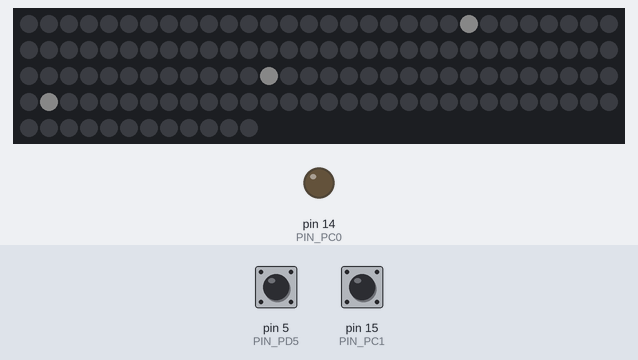
Simulated run of this sketch. Board: Arduino Uno, built with avr-gcc and run on an emulated ATmega328P. Parts: 132 RGB LEDs in strip order, left to right, continuing on the next row, output pins drawn as LEDs (lit = HIGH). Inputs (shaded band) come from the test bench; at power-on: pin 5 (PIN_PD5) HIGH, pin 15 (PIN_PC1) HIGH. Dim RGB values are drawn brighter than linear; the local clock reads 2024-03-15 10:24:30 at power-on unless the sketch sets it; random numbers use the default seed unless the sketch sets one; what the sketch prints to the serial monitor is not drawn.

Above: at 4.4 s.
4.5 s: pin 5 (PIN_PD5) pulled LOW for 0.15 s
5.2 s: pin 5 (PIN_PD5) pulled LOW for 1 s
At 5.9 s:
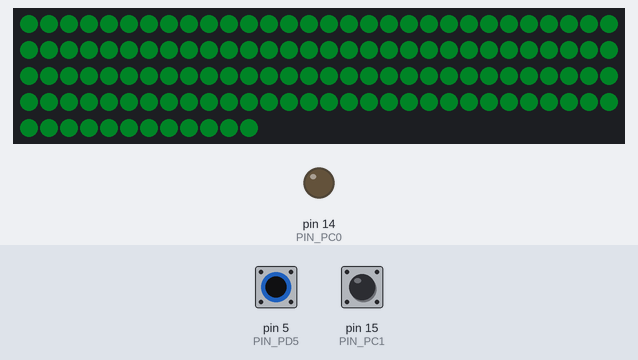
6.8 s: pin 15 (PIN_PC1) pulled LOW for 0.15 s
At 9.36 s:
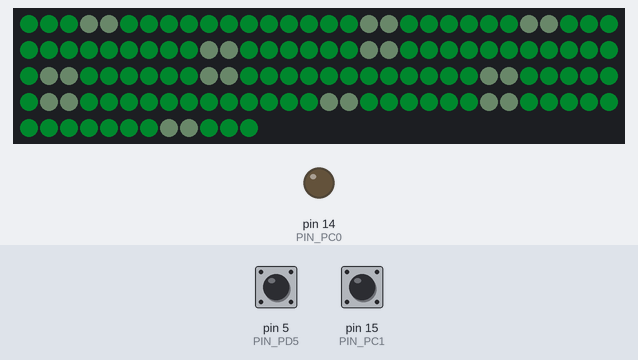
9.9 s: pin 5 (PIN_PD5) pulled LOW for 0.15 s
At 10.42 s:
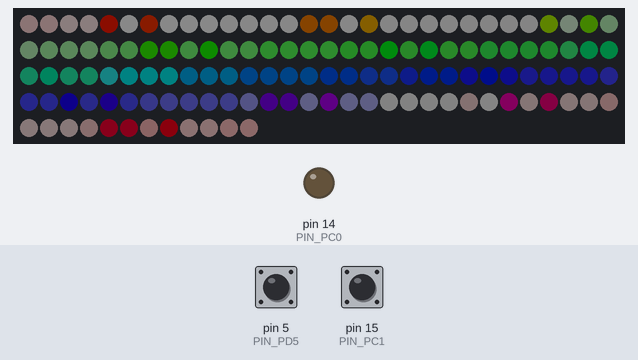
10.6 s: pin 15 (PIN_PC1) pulled LOW for 1 s
At 11.42 s:
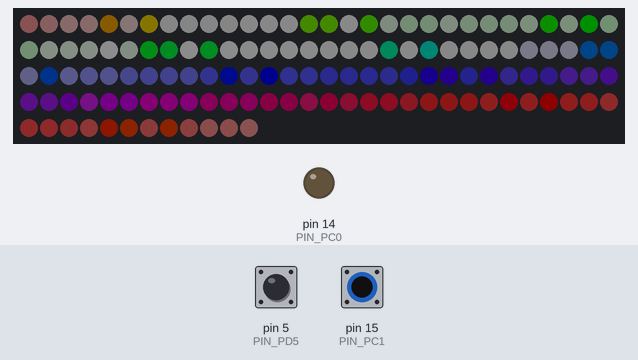
12.2 s: pin 15 (PIN_PC1) pulled LOW for 0.15 s
At 12.76 s:
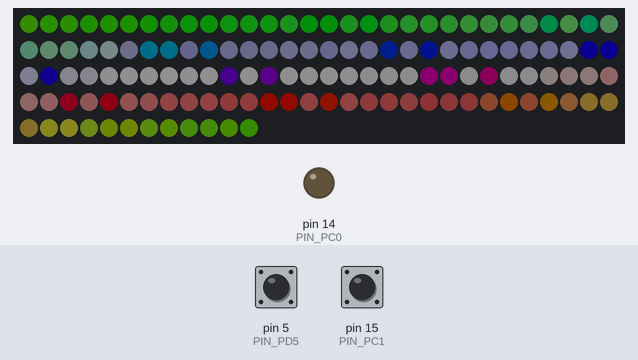
Timing chart, 0 to 15.2 s (numbered marks = the images above; inputs shaded):
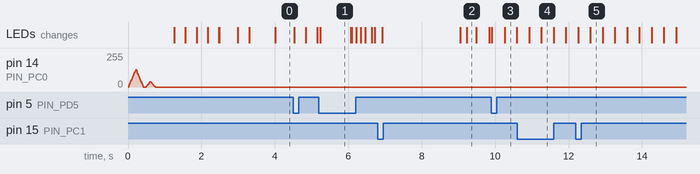

The sketch:

led_clock.ino
```cpp
/*
  LED Clock

  Steven Keyes

  This is firmware for a LED clock.
*/

#include <Adafruit_NeoPixel.h>
#include "src/RTClib/RTClib.h"

// Set the debouncing strategy to be "Lock Out" (i.e. register a button press immediately,
// and then wait a cool-down period for subsequent presses), seems good experimentally
#define BOUNCE_LOCK_OUT
// Strangly, this file must be inclueded here even though it is only used in input_buttons.ino;
// a quirk of Arduino
#include "src/Bounce2/src/Bounce2.h"

// Pin Defines
#define PIN_PC0 (14)
#define PIN_PC1 (15)
#define PIN_PC2 (16)
#define PIN_PD5 (5)

// Pin Definitions
#define POWER_LED_ENABLE PIN_PC0
#define MANDALA_DATA     PIN_PC2
#define INPUT_BUTTON_1   PIN_PC1
#define INPUT_BUTTON_2   PIN_PD5

Adafruit_NeoPixel led_array = Adafruit_NeoPixel(11 * 12, MANDALA_DATA, NEO_GRB + NEO_KHZ800);

RTC_DS3231 rtc;


// the setup function runs once when you press reset or power the board
void setup() {
  power_led_init(POWER_LED_ENABLE);

  init_brightness_button(INPUT_BUTTON_1);
  init_pattern_button(INPUT_BUTTON_2);

  Serial.begin(9600);

  power_led_heartbeat(POWER_LED_ENABLE);

  delay(500); // wait for console opening

  if (! rtc.begin()) {
    Serial.println("Couldn't find RTC");
  }
  else {
    Serial.println("Found RTC");
  }

  if (rtc.lostPower()) {
    Serial.println("RTC lost power, lets set the time!");
    // The following line sets the RTC to the date & time this sketch was compiled
    rtc.adjust(DateTime(F(__DATE__), F(__TIME__)));
  }

  led_array.begin();

  led_array.fill(led_array.Color(0, 0, 0));
  led_array.show();

  run_color_wipe(led_array, led_array.Color(4, 4, 4), 4);

  delay(500);

  led_array.fill(led_array.Color(0, 0, 0));
  led_array.show();

  delay(300);
}

#define MAX_BRIGHTNESS 30
#define MAX_BRIGHTNESS_LEVEL 10
#define NUM_PATTERNS 5

void loop() {
  // Check buttons
  int brightness_button_status = get_brightness_button_status();
  int pattern_button_status = get_pattern_button_status();

  static int brightness_level = 3;
  static bool brightness_level_increasing = true;

  if (brightness_button_status) {
    if (brightness_level_increasing) {
      brightness_level += 1;
      if (brightness_level == MAX_BRIGHTNESS_LEVEL) {
        brightness_level = MAX_BRIGHTNESS_LEVEL - 2;
        brightness_level_increasing = false;
      }
    }
    else {
      brightness_level -= 1;
      if (brightness_level == 0) {
        brightness_level = 2;
        brightness_level_increasing = true;
      }
    }
  }

  static int pattern_index = 0;

  if (pattern_button_status) {
    pattern_index = (pattern_index + 1) % NUM_PATTERNS;
  }

  // Run Pattern
  if (brightness_level != 0) {
    DateTime now = rtc.now();

    // The rtc doesn't track milliseconds, so estimate it using the system clock
    uint16_t now_ms = get_now_ms(now);

    switch (pattern_index)
    {
      case 0:
        show_basic_clock_frame(led_array, brightness_level, now);
        break;
      case 1:
        show_sparkle_frame(led_array, brightness_level, now);
        break;
      case 2:
        show_slow_rainbow_frame(led_array, brightness_level, now, now_ms);
        break;
      case 3:
        show_rainbow_cycle_frame(led_array, brightness_level, now, now_ms);
        break;
      case 4:
        show_red_pulse_clock_frame(led_array, brightness_level, now, now_ms);
        break;
      default:
        // Should never get here
        break;
    }
  }
}
```

input_buttons.ino
```cpp
/*
  Steven Keyes

  Helper functions for debouncing and reading the input buttons
*/

Bounce brightness_button = Bounce();
Bounce pattern_button = Bounce();

/*
  Generic and specific functions to initialize the input buttons.
*/
void init_input_button(uint8_t input_button_pin, Bounce &debouncer){
  // Set the internal pullup and associate the pin with the debouncer object
  debouncer.attach(input_button_pin, INPUT_PULLUP);

  // Set the debouncing interval (in ms), determined experimentally
  debouncer.interval(5);
}

void init_brightness_button(uint8_t brightness_button_pin) {
  init_input_button(brightness_button_pin, brightness_button);
}

void init_pattern_button(uint8_t pattern_button_pin) {
  init_input_button(pattern_button_pin, pattern_button);
}

/*
  Generic and specific functions to get the status of an input button; returns 1 if the button
  has been pressed, otherwise 0.
*/
uint8_t get_button_status(Bounce &debouncer) {
  debouncer.update();

  return debouncer.fell();
}

uint8_t get_brightness_button_status(){
  return get_button_status(brightness_button);
}

uint8_t get_pattern_button_status(){
  return get_button_status(pattern_button);
}
```

led_patterns.ino
```cpp
/*
  Steven Keyes

  Helper functions for LED patterns
*/

const uint8_t big_tip_dots[] = {10, 32, 54, 76, 98, 120};

const uint8_t little_tip_dots[] = {15, 37, 59, 81, 103, 125};

const uint8_t tip_dots[] = {10, 15, 32, 37, 54, 59, 76, 81, 98, 103, 120, 125};

const uint8_t left_pointing_edges[] = {10, 11, 12, 13, 16, 18, 19, 20, 21, 32, 33, 34, 35, 38, 40, 41, 42, 43, 54, 55, 56, 57, 60, 62, 63, 64, 65, 76, 77, 78, 79, 82, 84, 85, 86, 87, 98, 99, 100, 101, 104, 106, 107, 108, 109, 120, 121, 122, 123, 126, 128, 129, 130, 131};

const uint8_t right_pointing_edges[] = {0, 1, 2, 3, 5, 7, 8, 9, 10, 22, 23, 24, 25, 27, 29, 30, 31, 32, 44, 45, 46, 47, 49, 51, 52, 53, 54, 66, 67, 68, 69, 71, 73, 74, 75, 76, 88, 89, 90, 91, 93, 95, 96, 97, 98, 110, 111, 112, 113, 115, 117, 118, 119, 120};

const uint8_t outside_edge[] = {6, 7, 8, 9, 10, 11, 12, 13, 14, 15, 28, 29, 30, 31, 32, 33, 34, 35, 36, 37, 50, 51, 52, 53, 54, 55, 56, 57, 58, 59, 72, 73, 74, 75, 76, 77, 78, 79, 80, 81, 94, 95, 96, 97, 98, 99, 100, 101, 102, 103, 116, 117, 118, 119, 120, 121, 122, 123, 124, 125};

const uint8_t middle_circle[] = {3, 4, 17, 18, 25, 26, 39, 40, 47, 48, 61, 62, 69, 70, 83, 84, 91, 92, 105, 106, 113, 114, 127, 128};

const uint8_t big_leaves[] = {0, 1, 2, 3, 5, 7, 8, 9, 10, 11, 12, 13, 16, 18, 19, 20, 21, 22, 23, 24, 25, 27, 29, 30, 31, 32, 33, 34, 35, 38, 40, 41, 42, 43, 44, 45, 46, 47, 49, 51, 52, 53, 54, 55, 56, 57, 60, 62, 63, 64, 65, 66, 67, 68, 69, 71, 73, 74, 75, 76, 77, 78, 79, 82, 84, 85, 86, 87, 88, 89, 90, 91, 93, 95, 96, 97, 98, 99, 100, 101, 104, 106, 107, 108, 109, 110, 111, 112, 113, 115, 117, 118, 119, 120, 121, 122, 123, 126, 128, 129, 130, 131};

const uint8_t little_leaves[] = {6, 14, 15, 28, 36, 37, 50, 58, 59, 72, 80, 81, 94, 102, 103, 116, 124, 125};

const uint8_t inner_circle[] = {0, 21, 22, 43, 44, 65, 66, 87, 88, 109, 110, 131};

void run_color_wipe(Adafruit_NeoPixel &led_array, uint32_t c, uint8_t wait) {
  for (uint16_t pixel_index = 0; pixel_index < led_array.numPixels(); pixel_index++) {
    led_array.setPixelColor(pixel_index, c);
    led_array.show();
    delay(wait);
  }
}

void run_solid(Adafruit_NeoPixel &led_array, const uint8_t *pixel_subset, uint8_t pixel_subset_len, uint32_t c) {
  led_array.fill(led_array.Color(0, 0, 0));
  for (uint8_t i = 0; i < pixel_subset_len; i++) {
    uint8_t pixel_index = pixel_subset[i];
    led_array.setPixelColor(pixel_index, c);
  }
  led_array.show();
}

void run_pattern(Adafruit_NeoPixel &led_array) {
  run_solid(led_array, big_tip_dots, sizeof(big_tip_dots), led_array.Color(4, 4, 4));
}

void show_basic_clock_frame(Adafruit_NeoPixel &led_array, uint8_t brightness_level, DateTime now)
{
  uint16_t unnormalized_brightness_val = brightness_level * MAX_BRIGHTNESS;
  uint8_t brightness_val = unnormalized_brightness_val / MAX_BRIGHTNESS_LEVEL;

  led_array.fill(led_array.Color(0, 0, 0));

  // Show the hour on the little circle
  uint8_t hour_pixel_index = (now.hour() % 12) * sizeof(inner_circle) / 12;
  hour_pixel_index = sizeof(inner_circle) - 1 - hour_pixel_index;
  hour_pixel_index = (hour_pixel_index + sizeof(inner_circle) + 1) % sizeof(inner_circle);
  led_array.setPixelColor(inner_circle[hour_pixel_index], led_array.Color(brightness_val, brightness_val, brightness_val));

  // Show the minute on the middle circle
  uint8_t minute_pixel_index = now.minute() * sizeof(middle_circle) / 60;
  minute_pixel_index = sizeof(middle_circle) - 1 - minute_pixel_index;
  minute_pixel_index = (minute_pixel_index + sizeof(middle_circle) + 2) % sizeof(middle_circle);
  led_array.setPixelColor(middle_circle[minute_pixel_index], led_array.Color(brightness_val, brightness_val, brightness_val));

  // Show the second on the outline
  uint8_t second_pixel_index = now.second() * sizeof(outside_edge) / 60;
  second_pixel_index = sizeof(outside_edge) - 1 - second_pixel_index;
  second_pixel_index = (second_pixel_index + sizeof(outside_edge) + 5) % sizeof(outside_edge);
  led_array.setPixelColor(outside_edge[second_pixel_index], led_array.Color(brightness_val, brightness_val, brightness_val));

  led_array.show();
}

#define DECREMENT_AMOUNT (1)

void show_sparkle_frame(Adafruit_NeoPixel &led_array, uint8_t brightness_level, DateTime now)
{
  // Every time a frame of this pattern occurs, each LED has a low probability of illuminating

  for (uint8_t pixel_index = 0; pixel_index < led_array.numPixels(); pixel_index++) {
    uint32_t current_color = led_array.getPixelColor(pixel_index);
    if (random(200) > 197) {
      led_array.setPixelColor(pixel_index, led_array.Color(brightness_level, brightness_level, brightness_level));
    }
    else {
      uint8_t r = (uint8_t)(current_color >> 16);
      uint8_t g = (uint8_t)(current_color >> 8);
      uint8_t b = (uint8_t) current_color;
      if (r > DECREMENT_AMOUNT) {
        r -= DECREMENT_AMOUNT;
      }
      else {
        r = 0;
      }
      if (g > DECREMENT_AMOUNT) {
        g -= DECREMENT_AMOUNT;
      }
      else {
        g = 0;
      }
      if (b > DECREMENT_AMOUNT) {
        b -= DECREMENT_AMOUNT;
      }
      else {
        b = 0;
      }
      led_array.setPixelColor(pixel_index, led_array.Color(r, g, b));

    }
  }
  led_array.show();
}

// Input a value 0 to 3 * brightness_val to get a color value.
// The colours are a transition r - g - b - back to r.
uint32_t wheel(Adafruit_NeoPixel &led_array, uint16_t wheel_pos, uint8_t brightness_val) {
  uint8_t r, g, b;
  wheel_pos = 3 * brightness_val - wheel_pos;
  if (wheel_pos < brightness_val) {
    r = brightness_val - wheel_pos;
    g = 0;
    b = wheel_pos;
    return led_array.Color(r, g, b);
  }
  if (wheel_pos < 2 * brightness_val) {
    wheel_pos -= brightness_val;
    r = 0;
    g = wheel_pos;
    b = brightness_val - wheel_pos;
    return led_array.Color(r, g, b);
  }
  wheel_pos -= 2 * brightness_val;
  r = wheel_pos;
  g = brightness_val - wheel_pos;
  b = 0;
  return led_array.Color(r, g, b);
}

uint8_t get_heartbeat_value(DateTime now, uint16_t now_ms, uint8_t brightness_val, uint16_t period_sec) {
  float total_time_ms = now.second() * 1000 + now_ms;
  float elapsed_time_ms = fmod(total_time_ms, period_sec * 1000);

  float heartbeat_val_float = 0;

  if (elapsed_time_ms < 250) {
    heartbeat_val_float = brightness_val * (elapsed_time_ms / 250);
  }
  else if (elapsed_time_ms < 500) {
    heartbeat_val_float = brightness_val * (1 - ((elapsed_time_ms - 250) / 250));
  }
  else if (elapsed_time_ms < 550) {
    heartbeat_val_float = 0;
  }
  else if (elapsed_time_ms < 750) {
    heartbeat_val_float = 0.8 * brightness_val * ((elapsed_time_ms - 550) / 200);
  }
  else if (elapsed_time_ms < 950) {
    heartbeat_val_float = 0.8 * brightness_val * (1 - ((elapsed_time_ms - 750) / 200));
  }
  else {
    heartbeat_val_float = 0;
  }

  return (uint8_t) heartbeat_val_float;
}

void show_slow_rainbow_frame(Adafruit_NeoPixel &led_array, uint8_t brightness_level, DateTime now, uint16_t now_ms)
{
  // Fades through a rainbow over the course of a day

  uint16_t unnormalized_brightness_val = brightness_level * MAX_BRIGHTNESS;
  uint8_t brightness_val = unnormalized_brightness_val / MAX_BRIGHTNESS_LEVEL;

  led_array.fill(led_array.Color(0, 0, 0));

  // Convert the time of day to a number from 0 to 255
  uint16_t now_minutes = now.hour() * 60 + now.minute();
  uint16_t max_wheel = brightness_val * 3;
  uint32_t now_minutes_normalized = now_minutes * max_wheel / (24 * 60);

  uint32_t current_color = wheel(led_array, (uint16_t) now_minutes_normalized, brightness_val);

  uint8_t r = (uint8_t)(current_color >> 16);
  uint8_t g = (uint8_t)(current_color >> 8);
  uint8_t b = (uint8_t) current_color;

  uint8_t heartbeat_brightness = brightness_val * 0.7;
  uint8_t heartbeat_val = get_heartbeat_value(now, now_ms, heartbeat_brightness, 3);
  r = max(r, heartbeat_val);
  g = max(g, heartbeat_val);
  b = max(b, heartbeat_val);

  uint32_t current_color_with_heartbeat = led_array.Color(r, g, b);

  for (uint8_t pixel_index = 0; pixel_index < led_array.numPixels(); pixel_index++) {
    led_array.setPixelColor(pixel_index, current_color);
  }
  for (uint8_t i = 0; i < sizeof(middle_circle); i++) {
    uint8_t pixel_index = middle_circle[i];
    led_array.setPixelColor(pixel_index, current_color_with_heartbeat);
  }
  led_array.show();
}

#define CYCLE_TIME_MS (10000)

void show_rainbow_cycle_frame(Adafruit_NeoPixel &led_array, uint8_t brightness_level, DateTime now, uint16_t now_ms)
{
  // Applies a rainbow cycle that wraps around the led array

  uint16_t unnormalized_brightness_val = brightness_level * MAX_BRIGHTNESS;
  uint8_t brightness_val = unnormalized_brightness_val / MAX_BRIGHTNESS_LEVEL;

  led_array.fill(led_array.Color(0, 0, 0));

  // The RTC doesn't have ms precision, but I want this pattern to move faster than once a second,
  // so use the microcontroller clock (imprecise for long term timing)
  uint32_t elapsed_time_ms = (now_ms + 1000 * now.second()) % CYCLE_TIME_MS;
  float fraction_complete = ((float)elapsed_time_ms / CYCLE_TIME_MS);
  float max_wheel = brightness_val * 3;
  float base_wheel_position = max_wheel * fraction_complete;

  for (int pixel_index = 0; pixel_index < led_array.numPixels(); pixel_index++) {
    float pixel_wheel_position_unbounded = (pixel_index * max_wheel / led_array.numPixels()) + base_wheel_position;
    uint16_t pixel_wheel_position = fmod(pixel_wheel_position_unbounded, max_wheel);
    uint32_t color = wheel(led_array, pixel_wheel_position, brightness_val);
    led_array.setPixelColor(pixel_index, color);
  }

  for (uint8_t i = 0; i < sizeof(big_leaves); i++) {
    uint8_t pixel_index = big_leaves[i];
    uint32_t current_color = led_array.getPixelColor(pixel_index);

    uint8_t r = (uint8_t)(current_color >> 16);
    uint8_t g = (uint8_t)(current_color >> 8);
    uint8_t b = (uint8_t) current_color;

    // Todo: clean up this black magic one-liner
    uint8_t pulse_brightness = brightness_val * 0.9 * abs(2.0 * (fmod((float)i + 2 * sizeof(big_leaves) * (1 - fraction_complete), sizeof(big_leaves)) / sizeof(big_leaves)) - 1.0);
    r = max(r, pulse_brightness);
    g = max(g, pulse_brightness);
    b = max(b, pulse_brightness);
    uint32_t current_color_with_pulse = led_array.Color(r, g, b);

    led_array.setPixelColor(pixel_index, current_color_with_pulse);
  }

  led_array.show();
}

uint8_t triangle(uint8_t phase) {
  phase = phase % 255;
  if (phase < 128)
  {
    return phase;
  }
  else
  {
    return 255 - phase;
  }
}

void show_red_pulse_clock_frame(Adafruit_NeoPixel &led_array, uint8_t brightness_level, DateTime now, uint16_t now_ms)
{
  // Displays a mostly red background with dark pulses and yellow pulses moving around

  double total_time_ms = (now.minute() * 60 + now.second()) * 1000 + now_ms;

  uint16_t unnormalized_brightness_val = brightness_level * MAX_BRIGHTNESS;
  uint8_t brightness_val = unnormalized_brightness_val / MAX_BRIGHTNESS_LEVEL;

  led_array.fill(led_array.Color(0, 0, 0));

  for (int pixel_index = 0; pixel_index < led_array.numPixels(); pixel_index++) {
    uint8_t r = brightness_val * (1.0 / 255) * (120 + 0.5 * (triangle(0.04 * total_time_ms + 20 * pixel_index)));
    uint8_t g = brightness_val * (0.7 / 255) * (triangle(0.08 * total_time_ms + 20 * pixel_index + 127));
    uint8_t b = brightness_val * (0.5 / 255) * (triangle(0.08 * total_time_ms + 20 * pixel_index + 127));
    led_array.setPixelColor(pixel_index, led_array.Color(r, g, b));
  }

  led_array.show();
}
```

now_ms.ino
```cpp
/*
  Steven Keyes

  Helper function to estimate the current time in ms using the system clock
*/


uint16_t get_now_ms(DateTime now) {
  // Check if the current second has changed to know when to start counting milliseconds
  uint16_t now_sec = now.second();
  static uint16_t prev_sec = now_sec;

  // If this is the first time the function has been called, we'll go ahead and assume we're
  // starting at the first millisecond of the current second, and that the microcontroller clock
  // has just started, so initialize millis_start to 0. This isn't a great assumption, and the
  // result is that the result of this function is not very accurate for the first second.
  static uint16_t millis_start = 0;

  // The number of ms measured by the system clock last second, for correction purposes;
  // Initialize millis_elapsed to 1000, on the assumption that the system clock is perfectly
  // accurate; again, this isn't totally correct, and it means that the result of this function
  // is not very accurate for the first second.
  static uint16_t millis_elapsed = 1000;

  // Check if a new second has begun, to estimate when the millisecond of the current time is 0
  if (prev_sec != now_sec) {
    // Record the number of ms that has elapsed, as measured by the microcontroller clock, since
    // the start of the previous second, for correction.
    millis_elapsed = millis() - millis_start;

    // Reset the point in milliseconds where we are counting from on the microcontroller clock
    millis_start = millis();
  }

  uint16_t now_ms_uncorrected = millis() - millis_start;
  // Scale the time based on the error factor in the previous second
  uint16_t now_ms = (uint16_t)((float) now_ms_uncorrected * 1000 / millis_elapsed);

  // The correction factor could cause the corrected millisecond time to be greater than 1000
  // if the microcontroller clock has changed speed much with respect to the RTC, so clamp the
  // value of now_ms.
  if (now_ms >= 1000) {
    now_ms = 999;
  }

  prev_sec = now_sec;

  return now_ms;
}
```

Source omitted: power_led.ino (1373 bytes)
